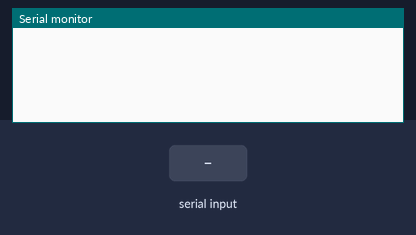
The sketch below on a simulated Arduino Uno, built with avr-gcc and run on an emulated ATmega328P. On the bench: the last lines printed to the serial monitor. The inputs (shaded band) are chosen by the test bench.

Above: at 1.2 s.
1.3 s: "1\n" received over the second serial link
At 2.5 s:
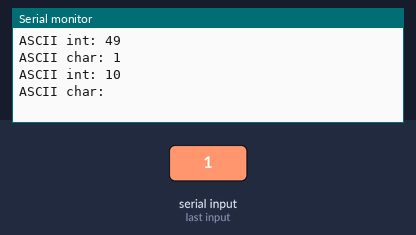
2.8 s: "0\n" received over the second serial link
At 3.8 s:
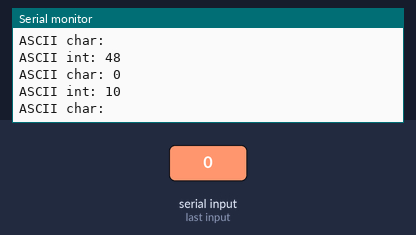
4.3 s: "2\n" received over the second serial link
At 4.9 s:
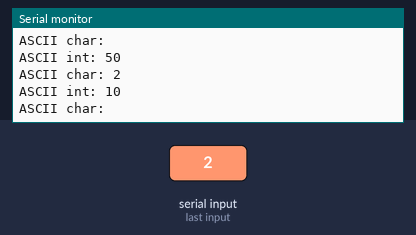
Timing chart, 0 to 7.3 s (numbered marks = the images above; inputs shaded):
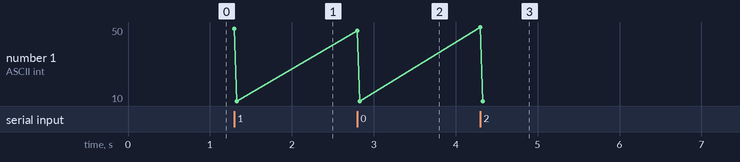

The sketch:

BT_Test.ino
```cpp
/*
 * original: bit.do/Avishkar
 *
 * BT to Arduino
 * RX <--> TX
 * TX <--> RX
*/

#include <SoftwareSerial.h>
String data;                          //Variable for storing received data
SoftwareSerial mySerial(3, 2);

void setup()
{
    Serial.begin(9600);               //Sets the baud for serial data transmission

    // BT serial connection setup
     mySerial.begin(9600);
}
void loop()
{
   if(mySerial.available() > 0)             // Send data only when you receive data:
   {
      int data = mySerial.read();           //Read the incoming data & store into data
    Serial.print("ASCII int: ");
    Serial.print(data);                 //Print Value in integer(ASCII data)
    Serial.print("\n");
    Serial.print("ASCII char: ");
    Serial.write(data);                 //Print Value in char (ASCII data)
    Serial.print("\n");
      //Serial.print("ok");
    }
}
```

Measured:
- after the input at 1.3 s, the serial monitor: prints a new line at once (image 1)
- after the input at 2.8 s, the serial monitor: prints a new line at once (image 2)
- after the input at 4.3 s, the serial monitor: prints a new line at once (image 3)
